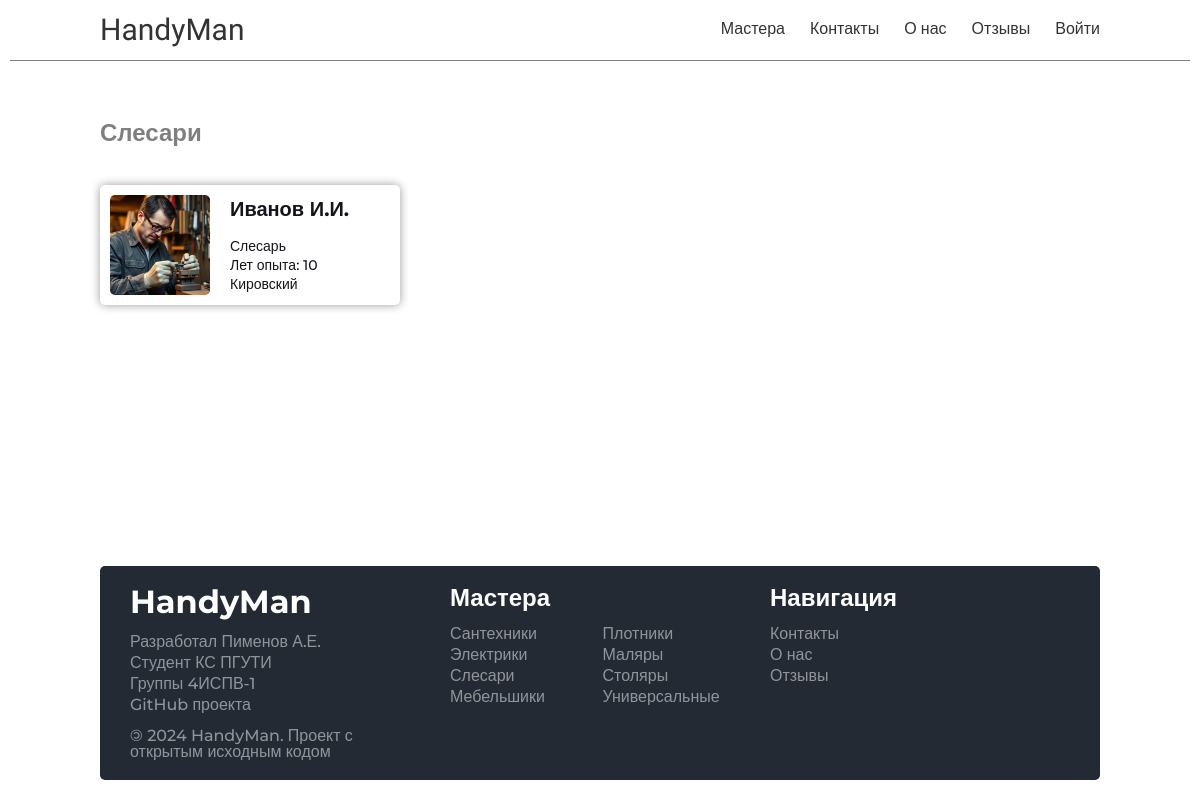
Screenshot of /masters/slesary/ with the database file from the repository.
### handyman/models.py (models this page shows, shortened)
class Skills(models.Model):
    id = models.UUIDField(primary_key=True, default=uuid.uuid4, editable=False)
    name = models.CharField(max_length=100)
    cat_name = models.CharField(
        max_length=100
    )  # Тоже что и name, но во множественном числе
    slug = models.CharField(max_length=100, unique=True)
    image = models.ImageField(upload_to='skills/images', blank=True, null=True)
    created_at = models.DateTimeField(auto_now_add=True)

class Master(models.Model):
    id = models.UUIDField(primary_key=True, default=uuid.uuid4, editable=False)
    name = models.CharField(max_length=100)
    skill = models.ForeignKey(
        to="Skills", on_delete=models.PROTECT, blank=True, null=True
    )
    workarea = models.ForeignKey(
        to="Workarea", on_delete=models.PROTECT, blank=True, null=True
    )
    image = models.ImageField(upload_to='masters/images')
    experience = models.IntegerField(default=10)
    created_at = models.DateTimeField(auto_now_add=True)
    def get_absolute_url(self):
        return reverse('master_page', args=[self.skill.slug, self.id])

class Workarea(models.Model):
    id = models.UUIDField(primary_key=True, default=uuid.uuid4, editable=False)
    name = models.CharField(max_length=100)
    created_at = models.DateTimeField(auto_now_add=True)
    def __str__(self):
        return str(self.name)

### handyman/views.py (the view)
# urls.py: path('masters/<slug:skill_slug>/', views.show_masters, name='masters_type'),
def show_masters(request, skill_slug):
    skill = get_object_or_404(Skills, slug=skill_slug)
    masters = Master.objects.filter(skill=skill)
    data = {
        "title": skill.cat_name,
        "skill": skill,
        "masters": masters,
    }
    return render(request, "handyman/pages/master_pages/mastertype.html", context=data)

### handyman/templates/handyman/pages/master_pages/mastertype.html
{% extends "base.html" %}
{% block content %}
    {% include "handyman/include/header.html" %}
    <div class="main-container">
        <div class="main">
            <div class="main-block">
                <h2>{{ skill.cat_name }}</h2>
                <div class="grid-block">
                    {% for master in masters %}
                        <div class="card"
                             onclick="document.location.href='{{ master.get_absolute_url }}'">
                            {% if master.image %}
                                <img src="{{ master.image.url }}" alt="{{ master.name }}" style="border-radius: 5px"/>
                            {% else %}
                                <img src="https://placehold.co/150x150" alt="Изображение отсутствует"/>
                            {% endif %}
                            <div class="card-text">
                                <h3>{{ master.name }}</h3>
                                <ul>
                                    <li>{{ master.skill.name }}</li>
                                    <li>Лет опыта: {{ master.experience }}</li>
                                    <li>{{ master.workarea }}</li>
                                </ul>
                            </div>
                        </div>
                    {% endfor %}
                </div>
            </div>
        </div>
    </div>
    {% include "handyman/include/footer.html" %}
{% endblock content %}

### handyman/static/handyman/css/style.css (style rules this page uses)
* { box-sizing: border-box }
html, body, div, span, applet, object, iframe, h1, h2, h3, h4, h5, h6, p, blockquote, pre, a, abbr, acronym, address, big, cite, code, del, dfn, em, img, ins, kbd, q, s, samp, small, strike, strong, sub, sup, tt, var, b, u, i, center, dl, dt, dd, ol, ul, li, fieldset, form, label, legend, table, caption, tbody, tfoot, thead, tr, th, td, article, aside, canvas, details, embed, figure, figcaption, footer, header, hgroup, menu, nav, output, ruby, section, summary, time, mark, audio, video { margin: 0; padding: 0; border: 0; font-size: 100%; vertical-align: baseline }
body { line-height: 1 }
ol, ul { list-style: none }
body { min-height: 100vh; display: flex; flex-direction: column }
body .main-container { flex: 1 }
:root { --swiper-pagination-color: #2c2a4d }
.main-container { display: flex; flex-direction: column; align-items: center; margin: 0 10px }
.main-container .main { font-family: "Montserrat", sans-serif; font-weight: 500; flex-direction: column; width: 1000px }
.main-container .main-block { margin-top: 60px; width: 100% }
.main-container .main-block h2 { font-size: 24px; color: rgba(0, 0, 0, .5); font-weight: 600 }
.main-container .main-block .grid-block { margin-top: 40px; display: grid; grid-template-columns:repeat(3, 1fr); gap: 50px }
.main-container .main-block .grid-block .card { -webkit-box-shadow: 0px 0px 10px 0px rgba(0, 0, 0, .4); -moz-box-shadow: 0px 0px 10px 0px rgba(0, 0, 0, .4); box-shadow: 0px 0px 10px 0px rgba(0, 0, 0, .4); transition: all .3s ease-out; cursor: pointer; border-radius: 5px; -webkit-border-radius: 5px; -moz-border-radius: 5px; -khtml-border-radius: 5px; color: #14151b; padding: 10px; display: flex }
.main-container .main-block .grid-block .card img { width: 100px; object-fit: cover; height: 100px }
.main-container .main-block .grid-block .card .card-text { margin-left: 20px; display: flex; flex-direction: column; justify-content: center; gap: 20px }
.main-container .main-block .grid-block .card .card-text h3 { font-size: 20px }
.main-container .main-block .grid-block .card .card-text ul { display: flex; flex-direction: column; gap: 5px; font-size: 14px }

### rows the page displays
Skills: cat_name "Слесари"
Master: image (picture), name "Иванов И.И.", skill.name "Слесарь", experience "10", workarea "Кировский"
